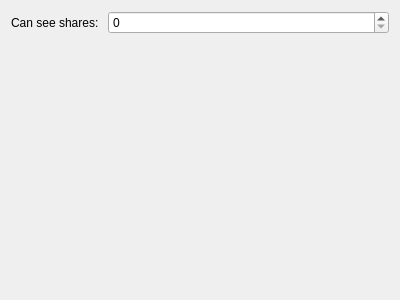
<?xml version="1.0" encoding="UTF-8"?>
<ui version="4.0">
 <class>SecurityPage</class>
 <widget class="QWidget" name="SecurityPage">
  <property name="geometry">
   <rect>
    <x>0</x>
    <y>0</y>
    <width>400</width>
    <height>300</height>
   </rect>
  </property>
  <layout class="QVBoxLayout" name="verticalLayout">
   <item>
    <layout class="QFormLayout" name="formLayout">
     <item row="0" column="0">
      <widget class="QLabel" name="label">
       <property name="text">
        <string>Can see shares: </string>
       </property>
      </widget>
     </item>
     <item row="0" column="1">
      <widget class="QSpinBox" name="spinBox"/>
     </item>
    </layout>
   </item>
   <item>
    <spacer name="verticalSpacer">
     <property name="orientation">
      <enum>Qt::Vertical</enum>
     </property>
     <property name="sizeHint" stdset="0">
      <size>
       <width>20</width>
       <height>40</height>
      </size>
     </property>
    </spacer>
   </item>
  </layout>
 </widget>
 <resources/>
 <connections/>
</ui>
